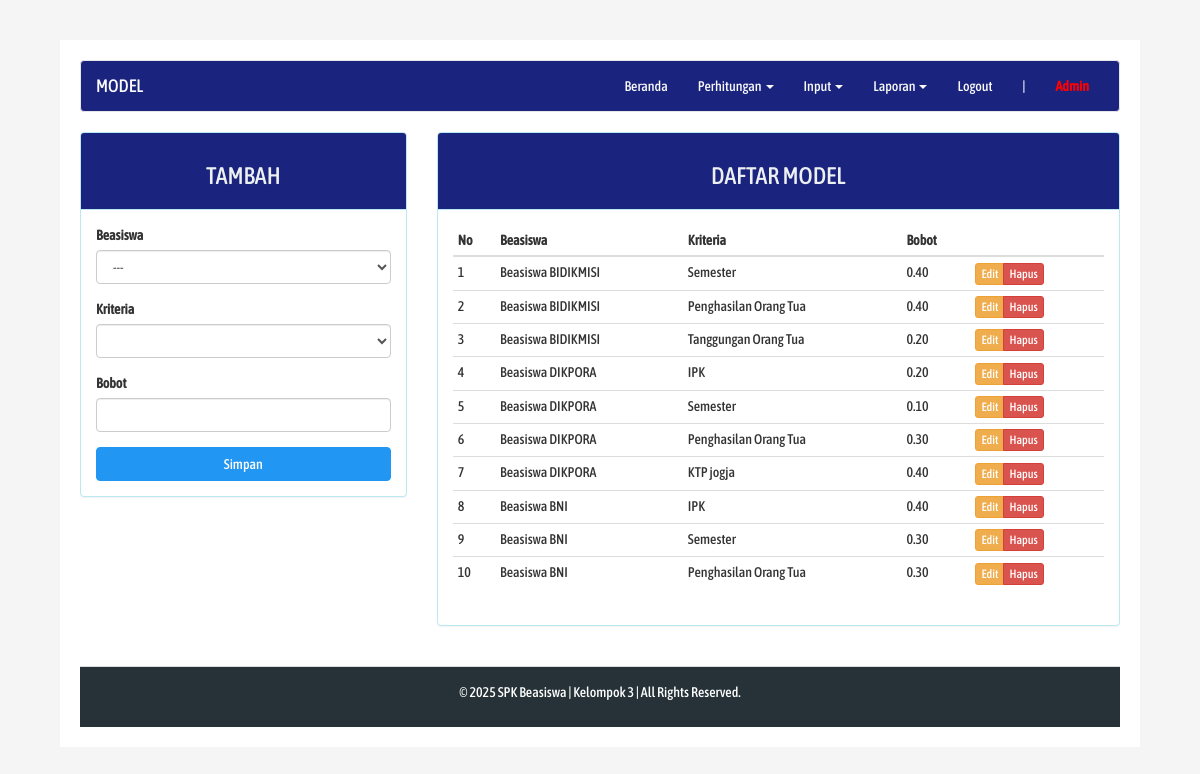
Page /index.php?page=model (signed in) on the committed database.
### tables this page shows
CREATE TABLE `model` (
  `kd_model` int NOT NULL,
  `kd_beasiswa` int NOT NULL,
  `kd_kriteria` int NOT NULL,
  `bobot` varchar(5) DEFAULT NULL
);

CREATE TABLE `beasiswa` (
  `kd_beasiswa` int NOT NULL,
  `nama` varchar(50) DEFAULT NULL
);

CREATE TABLE `kriteria` (
  `kd_kriteria` int NOT NULL,
  `kd_beasiswa` int NOT NULL,
  `nama` varchar(50) DEFAULT NULL,
  `sifat` enum('min','max') DEFAULT NULL
);

### page/model.php (the view, shortened to what this page needs)
<?php
$update = (isset($_GET['action']) AND $_GET['action'] == 'update') ? true : false;
?>
<div class="row">
	<div class="col-md-4">
	    <div class="panel panel-<?= ($update) ? "warning" : "info" ?>">
	        <div class="panel-heading"><h3 class="text-center"><?= ($update) ? "EDIT" : "TAMBAH" ?></h3></div>
	        <div class="panel-body">
	            <form action="<?=$_SERVER['REQUEST_URI']?>" method="POST">
					<div class="form-group">
	                	<label for="kd_beasiswa">Beasiswa</label>
							<select class="form-control" name="kd_beasiswa" id="beasiswa">
								<option>---</option>
							</select>
					</div>
					<div class="form-group">
	                	<label for="kd_kriteria">Kriteria</label>
							<select class="form-control" name="kd_kriteria" id="kriteria">
							</select>
					</div>
	                <div class="form-group">
	                    <label for="bobot">Bobot</label>
	                    	<input type="text" name="bobot" class="form-control" <?= (!$update) ?: 'value="'.$row["bobot"].'"' ?>>
	                </div>
	                <button type="submit" class="btn btn-<?= ($update) ? "warning" : "info" ?> btn-block">Simpan</button>
	            </form>
	        </div>
	    </div>
	</div>
	<div class="col-md-8">
	    <div class="panel panel-info">
	        <div class="panel-heading"><h3 class="text-center">DAFTAR MODEL</h3></div>
	        <div class="panel-body">
	            <table class="table table-condensed">
	                <thead>
	                    <tr>
	                        <th>No</th>
							<th>Beasiswa</th>
	                        <th>Kriteria</th>
	                        <th>Bobot</th>
	                        <th></th>
	                    </tr>
	                </thead>
	                <tbody>
	                    <?php $no = 1; ?>
	                    <?php if ($query = $connection->query("SELECT c.nama AS nama_beasiswa, b.nama AS nama_kriteria, a.bobot, a.kd_model FROM model a JOIN kriteria b ON a.kd_kriteria=b.kd_kriteria JOIN beasiswa c ON a.kd_beasiswa=c.kd_beasiswa")): ?>
	                        <?php while($row = $query->fetch_assoc()): ?>
	                        <tr>
	                            <td><?=$no++?></td>
								<td><?=$row['nama_beasiswa']?></td>
	                            <td><?=$row['nama_kriteria']?></td>
	                            <td><?=$row['bobot']?></td>
	                            <td>
	                                <div class="btn-group">
	            	                    <a href="?page=model&action=update&key=<?=$row['kd_model']?>" class="btn btn-warning btn-xs">Edit</a>
	                	                <a href="?page=model&action=delete&key=<?=$row['kd_model']?>" class="btn btn-danger btn-xs">Hapus</a>
	                                </div>
	                            </td>
	                        </tr>
	                        <?php endwhile ?>
	                    <?php endif ?>
	                </tbody>
	            </table>
	        </div>
	    </div>
	</div>
</div>

### assets/css/custom.css (style rules this page uses)
body { font-family: 'Asap Condensed 500', serif; background-color: #F5F5F5; }
.panel-info>.panel-heading { color:#ECF0F1 !important; background-color: #1A237E; border-color:#bce8f1; }
.btn-info { background-color: #2196F3 !important; border-color: #2196F3 !important; }

### index.php (style rules this page uses)
body { margin-top: 40px; }

### rows in the picture
model: kd_beasiswa.nama "Beasiswa BIDIKMISI", kd_kriteria.nama "Semester", bobot "0.40"
model: kd_beasiswa.nama "Beasiswa BIDIKMISI", kd_kriteria.nama "Penghasilan Orang Tua", bobot "0.40"
model: kd_beasiswa.nama "Beasiswa BIDIKMISI", kd_kriteria.nama "Tanggungan Orang Tua", bobot "0.20"
model: kd_beasiswa.nama "Beasiswa DIKPORA", kd_kriteria.nama "IPK", bobot "0.20"
model: kd_beasiswa.nama "Beasiswa DIKPORA", kd_kriteria.nama "Semester", bobot "0.10"
model: kd_beasiswa.nama "Beasiswa DIKPORA", kd_kriteria.nama "Penghasilan Orang Tua", bobot "0.30"
model: kd_beasiswa.nama "Beasiswa DIKPORA", kd_kriteria.nama "KTP jogja", bobot "0.40"
model: kd_beasiswa.nama "Beasiswa BNI", kd_kriteria.nama "IPK", bobot "0.40"
model: kd_beasiswa.nama "Beasiswa BNI", kd_kriteria.nama "Semester", bobot "0.30"
model: kd_beasiswa.nama "Beasiswa BNI", kd_kriteria.nama "Penghasilan Orang Tua", bobot "0.30"

### other values in the picture
$str "MODEL"
$_SESSION["username"] "Admin"
